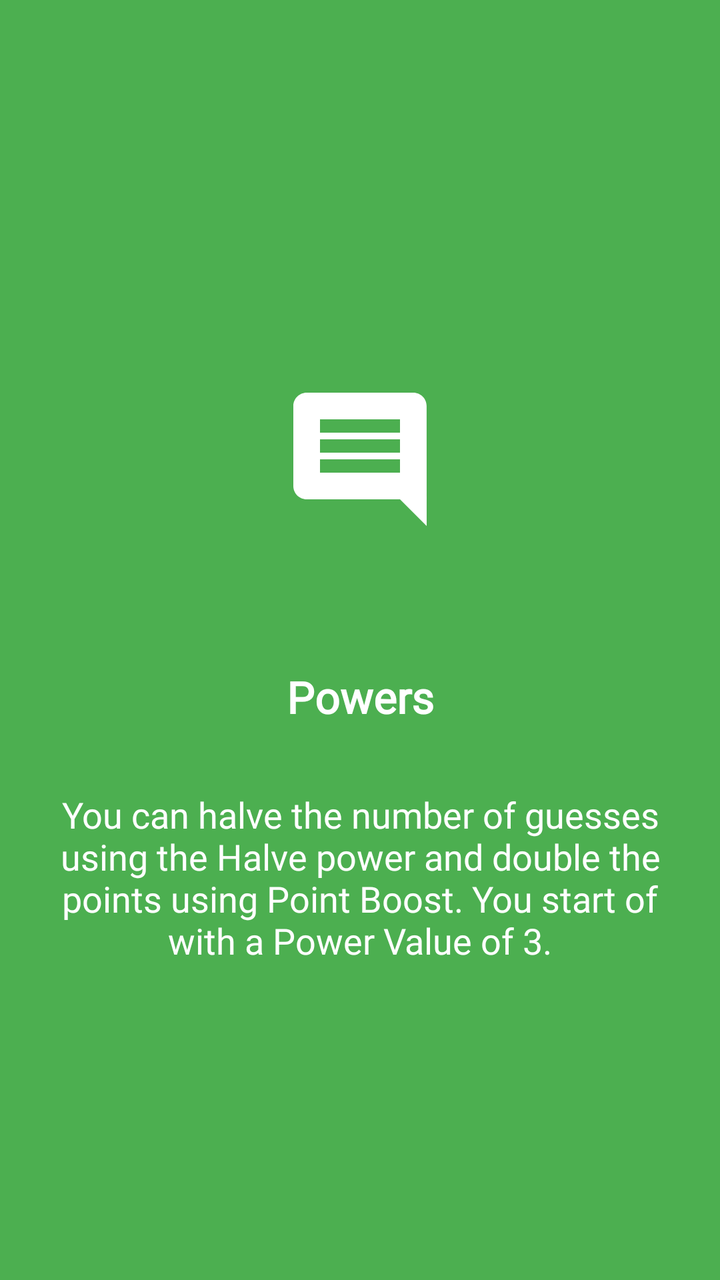
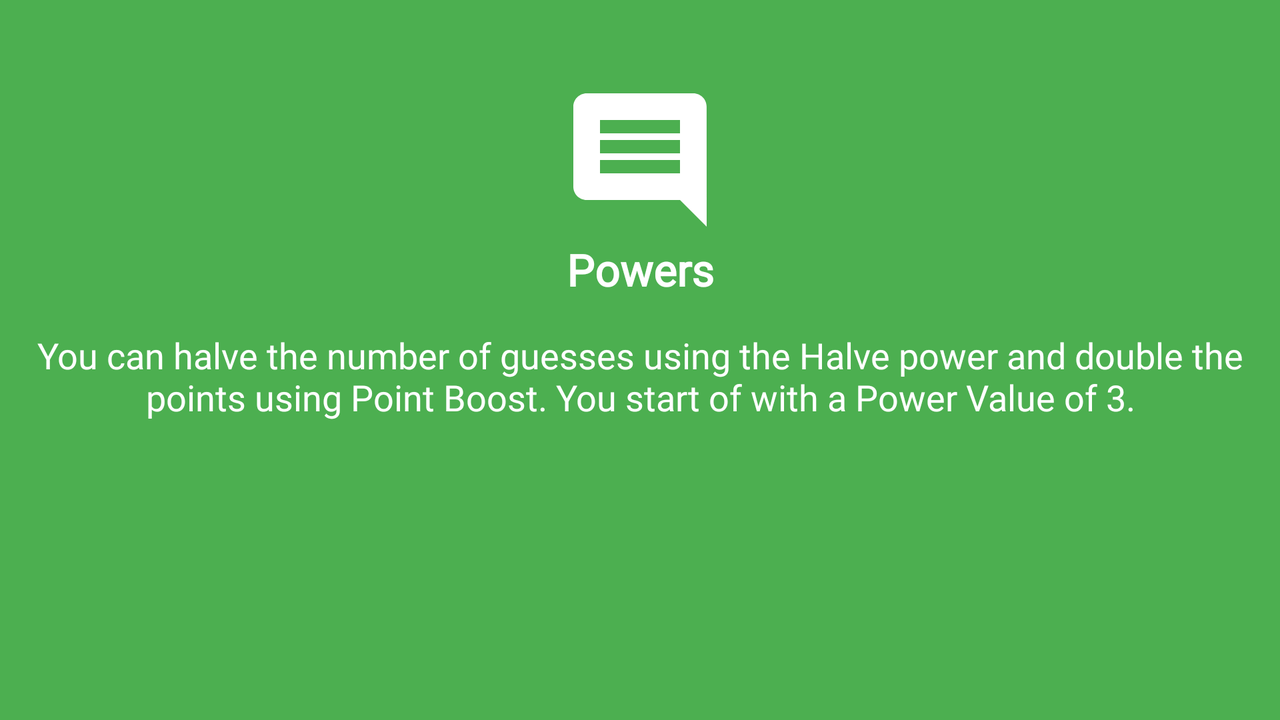

An Android layout and its configuration variant, each rendered on a device that would load it. The default file and the variant file are quoted in full after the pictures.
<!-- AndroidManifest.xml: application theme AppTheme -->
<!-- res/layout/rules_walkthrough_slider_4.xml -->
<?xml version="1.0" encoding="utf-8"?>
<androidx.constraintlayout.widget.ConstraintLayout xmlns:android="http://schemas.android.com/apk/res/android"
    xmlns:app="http://schemas.android.com/apk/res-auto"
    xmlns:tools="http://schemas.android.com/tools"
    android:layout_width="match_parent"
    android:layout_height="match_parent"
    android:background="@color/md_green_500">

    <ImageView
        android:id="@+id/image"
        android:layout_width="wrap_content"
        android:layout_height="wrap_content"
        android:layout_margin="@dimen/size_48"
        android:contentDescription="@string/image_rules_description"
        android:src="@drawable/ic_comment"
        app:layout_constraintVertical_chainStyle="packed"
        app:layout_constraintBottom_toTopOf="@+id/title"
        app:layout_constraintEnd_toEndOf="parent"
        app:layout_constraintHorizontal_bias="0.5"
        app:layout_constraintStart_toStartOf="parent"
        app:layout_constraintTop_toTopOf="parent" />

    <TextView
        android:id="@+id/title"
        android:layout_width="wrap_content"
        android:layout_height="wrap_content"
        android:layout_margin="@dimen/size_16"
        android:fontFamily="@font/roboto"
        android:text="@string/powers"
        android:textAppearance="@style/TextAppearance.AppCompat.Large"
        android:textColor="@android:color/white"
        android:textStyle="bold"
        app:layout_constraintBottom_toTopOf="@+id/details"
        app:layout_constraintEnd_toEndOf="parent"
        app:layout_constraintHorizontal_bias="0.5"
        app:layout_constraintStart_toStartOf="parent"
        app:layout_constraintTop_toBottomOf="@+id/image" />

    <TextView
        android:id="@+id/details"
        android:layout_width="0dp"
        android:layout_height="wrap_content"
        android:layout_margin="@dimen/size_16"
        android:layout_marginBottom="@dimen/space_100"
        android:fontFamily="@font/roboto"
        android:gravity="center"
        android:scrollbars="vertical"
        android:text="@string/power_rule"
        android:textAppearance="@style/TextAppearance.AppCompat.Medium"
        android:textColor="@android:color/white"
        app:layout_constraintBottom_toBottomOf="parent"
        app:layout_constraintEnd_toEndOf="parent"
        app:layout_constraintHorizontal_bias="0.5"
        app:layout_constraintStart_toStartOf="parent"
        app:layout_constraintTop_toBottomOf="@+id/title" />

</androidx.constraintlayout.widget.ConstraintLayout>
<!-- resources referenced by this layout -->
<resources>
  <color name="md_green_500">#4CAF50</color>
  <dimen name="size_16">16dp</dimen>
  <dimen name="size_48">48dp</dimen>
  <dimen name="space_100">100dp</dimen>
  <!-- drawable ic_comment (drawable) -->
  <vector android:height="80dp" android:tint="#FFFFFF"
      android:viewportHeight="24.0" android:viewportWidth="24.0"
      android:width="80dp" xmlns:android="http://schemas.android.com/apk/res/android">
      <path android:fillColor="#FF000000" android:pathData="M21.99,4c0,-1.1 -0.89,-2 -1.99,-2L4,2c-1.1,0 -2,0.9 -2,2v12c0,1.1 0.9,2 2,2h14l4,4 -0.01,-18zM18,14L6,14v-2h12v2zM18,11L6,11L6,9h12v2zM18,8L6,8L6,6h12v2z"/>
  </vector>
  <string name="image_rules_description">Rules Image</string>
  <string name="power_rule">You can halve the number of guesses using the Halve power and double the points using Point Boost. You start of with a Power Value of 3.</string>
  <string name="powers">Powers</string>
  <style name="AppTheme" parent="Theme.AppCompat.Light.NoActionBar">
          
          <item name="colorPrimary">@color/primaryColor</item>
          <item name="colorPrimaryDark">@color/primaryDarkColor</item>
          <item name="colorAccent">@color/secondaryColor</item>
          <item name="android:fontFamily">@font/roboto</item>
      </style>
  <color name="primaryColor">#2196f3</color>
  <color name="primaryDarkColor">#0069c0</color>
  <color name="secondaryColor">#ffc400</color>
</resources>
<!-- res/layout-land/rules_walkthrough_slider_4.xml (the repository's variant of the layout above) -->
<!-- drawn on the phone turned sideways -->
<?xml version="1.0" encoding="utf-8"?>
<androidx.constraintlayout.widget.ConstraintLayout xmlns:android="http://schemas.android.com/apk/res/android"
    xmlns:app="http://schemas.android.com/apk/res-auto"
    xmlns:tools="http://schemas.android.com/tools"
    android:layout_width="match_parent"
    android:layout_height="match_parent"
    android:background="@color/md_green_500">

    <ImageView
        android:id="@+id/image"
        android:layout_width="wrap_content"
        android:layout_height="wrap_content"
        android:layout_marginTop="40dp"
        android:contentDescription="@string/image_rules_description"
        android:src="@drawable/ic_comment"
        app:layout_constraintEnd_toEndOf="parent"
        app:layout_constraintStart_toStartOf="parent"
        app:layout_constraintTop_toTopOf="parent" />

    <TextView
        android:id="@+id/title"
        android:layout_width="wrap_content"
        android:layout_height="wrap_content"
        android:fontFamily="@font/roboto"
        android:text="@string/powers"
        android:textAlignment="center"
        android:textAppearance="@style/TextAppearance.AppCompat.Large"
        android:textColor="@android:color/white"
        android:textStyle="bold"
        app:layout_constraintEnd_toEndOf="parent"
        app:layout_constraintStart_toStartOf="parent"
        app:layout_constraintTop_toBottomOf="@+id/image" />

    <TextView
        android:id="@+id/details"
        android:layout_width="0dp"
        android:layout_height="wrap_content"
        android:layout_margin="@dimen/size_16"
        android:layout_marginBottom="@dimen/space_100"
        android:fontFamily="@font/roboto"
        android:gravity="center"
        android:scrollbars="vertical"
        android:text="@string/power_rule"
        android:textAlignment="center"
        android:textAppearance="@style/TextAppearance.AppCompat.Medium"
        android:textColor="@android:color/white"
        app:layout_constraintBottom_toBottomOf="parent"
        app:layout_constraintEnd_toEndOf="parent"
        app:layout_constraintHorizontal_bias="1.0"
        app:layout_constraintStart_toStartOf="parent"
        app:layout_constraintTop_toBottomOf="@+id/title"
        app:layout_constraintVertical_bias="0.0" />

</androidx.constraintlayout.widget.ConstraintLayout>
<!-- resources referenced by the variant -->
<!-- as the phone turned sideways resolves them -->
<resources>
  <color name="md_green_500">#4CAF50</color>
  <dimen name="size_16">16dp</dimen>
  <dimen name="space_100">100dp</dimen>
  <!-- drawable ic_comment (drawable) -->
  <vector android:height="80dp" android:tint="#FFFFFF"
      android:viewportHeight="24.0" android:viewportWidth="24.0"
      android:width="80dp" xmlns:android="http://schemas.android.com/apk/res/android">
      <path android:fillColor="#FF000000" android:pathData="M21.99,4c0,-1.1 -0.89,-2 -1.99,-2L4,2c-1.1,0 -2,0.9 -2,2v12c0,1.1 0.9,2 2,2h14l4,4 -0.01,-18zM18,14L6,14v-2h12v2zM18,11L6,11L6,9h12v2zM18,8L6,8L6,6h12v2z"/>
  </vector>
  <string name="image_rules_description">Rules Image</string>
  <string name="power_rule">You can halve the number of guesses using the Halve power and double the points using Point Boost. You start of with a Power Value of 3.</string>
  <string name="powers">Powers</string>
  <style name="AppTheme" parent="Theme.AppCompat.Light.NoActionBar">
          
          <item name="colorPrimary">@color/primaryColor</item>
          <item name="colorPrimaryDark">@color/primaryDarkColor</item>
          <item name="colorAccent">@color/secondaryColor</item>
          <item name="android:fontFamily">@font/roboto</item>
      </style>
  <color name="primaryColor">#2196f3</color>
  <color name="primaryDarkColor">#0069c0</color>
  <color name="secondaryColor">#ffc400</color>
</resources>
